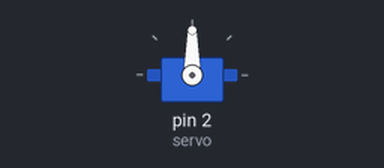
The sketch below on a simulated Arduino Uno, built with avr-gcc and run on an emulated ATmega328P. On the bench: servo.

Above: at 0.05 s.
At 1.5 s:
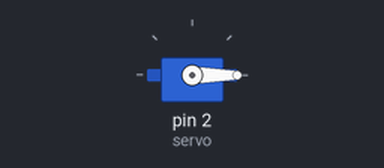
At 3.0 s:
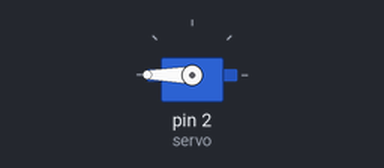
Timing chart, 0 to 6.9 s (numbered marks = the images above):
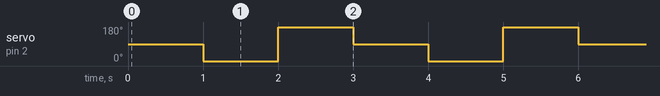

Measured:
- by itself, servo on pin 2 (servo): repeats every 3.0 s: 180° 1.0 s, 90° 1.0 s, 0° 1.0 s

The sketch:

arduino_ServoMotor.ino
```cpp
#include <Servo.h>

Servo servo;//Define um nome ao servo motor

void setup() {
  servo.attach(2); // Define o Servo no pino 2.
}

void loop() {
  servo.write(90);//Posiciona o Servo em 90 graus(Meio)
  delay(1000);

  servo.write(0); //Posiciona o Servo em 0 graus(Direita)
  delay(1000);

  servo.write(180); //Posiciona o Servo em 180 graus(Esquerda)
  delay(1000);

  /*
    for (int gira = 0; gira <= 180; gira++) {
      servo.write(gira);
      delay(50);
    }
  */

}
```
